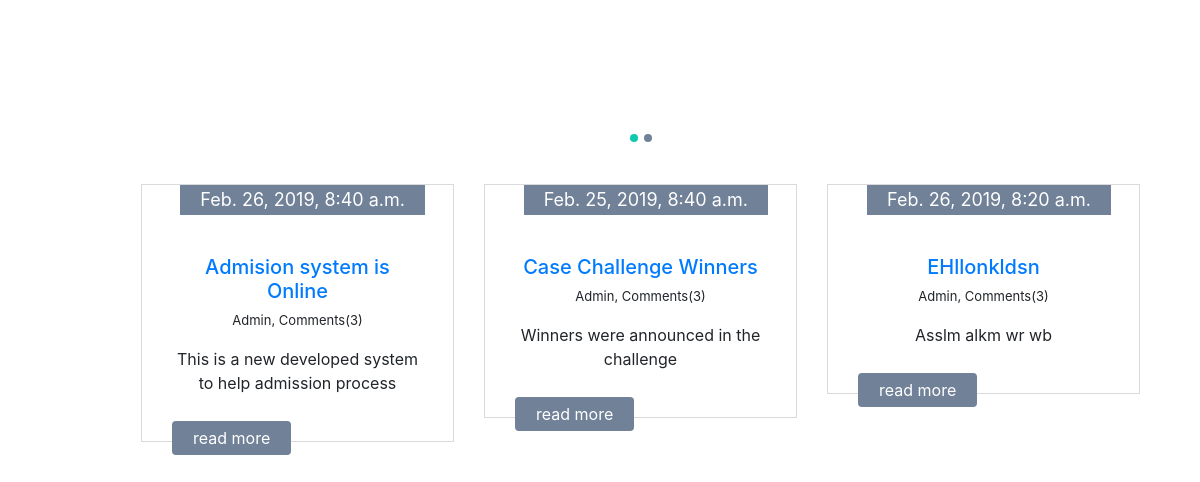
Page /news/ on the committed database.
### news/models.py (models this page shows, shortened)
class news(models.Model):
    title=models.CharField(max_length=50,null=True)
    details=models.TextField(max_length=500,null=True)
    occurenceDate=models.DateTimeField(max_length=50,null=True)
    image = models.FileField(max_length=200,null=True)

### alumnee/views.py (the view)
# urls.py: url(r'^news/$', views.newsview, name='news'),
def newsview(request):
        all_news = news.objects.all()
        template = loader.get_template('newspage/newsmanifest - new.html')
        context = { 'all_news' : all_news, }
        return HttpResponse(template.render(context, request))

### news/templates/newspage/newsmanifest - new.html (shortened to what this page needs)
<!DOCTYPE html>
<html>
<head>
      <link href="http://maxcdn.bootstrapcdn.com/bootstrap/4.1.1/css/bootstrap.min.css" rel="stylesheet" id="bootstrap-css">
  {% load staticfiles %}
      <link href="styles.css" rel="stylesheet" type="text/css">
      <link href="{% static 'newspage/styles.css' %}" rel="stylesheet">
</head>
<body>
    <div class="container cta-100 ">
        <div class="container">
          <div class="row blog">
            <div class="col-md-12">
              <div id="blogCarousel" class="carousel slide container-blog" data-ride="carousel">
                <ol class="carousel-indicators">
                  <li data-target="#blogCarousel" data-slide-to="0" class="active"></li>
                  <li data-target="#blogCarousel" data-slide-to="1"></li>
                </ol>
                <div class="carousel-inner">
                  <div class="carousel-item active">
                    <div class="row">
                    {% for news in all_news %}
                      <div class="col-md-4" >
                        <div class="item-box-blog">
                          <div class="item-box-blog-image">
                            <div class="item-box-blog-date bg-blue-ui white"> <span class="mon">{{news.occurenceDate}}</span> </div>
                            <figure> <img alt="" src="https://cdn.pixabay.com/photo/2017/02/08/14/25/computer-2048983_960_720.jpg"> </figure>
                          </div>
                          <div class="item-box-blog-body">
                            <div class="item-box-blog-heading">
                              <a href="#" tabindex="0">
                                <h5>{{news.title}}</h5>
                              </a>
                            </div>
                            <div class="item-box-blog-data" style="padding: px 15px;">
                              <p> Admin,  Comments(3)</p>
                            </div>
                            <div class="item-box-blog-text">
                              <p>{{news.details}}</p>
                            </div>
                            <div class="mt"> <a href="#" tabindex="0" class="btn bg-blue-ui white read">read more</a> </div>
                          </div>
                        </div>
                      </div>
                      {% endfor%}
                      </div>
                  </div>
                </div>
              </div>
            </div>
          </div>
        </div>
      </div>
</body>
</html>

### news/static/newspage/styles.css (style rules this page uses)
.cta-100 { margin-top: 100px; padding-left: 8%; padding-top: 7%; }
.col-md-4 { padding-bottom:20px; }
.white { color: #fff !important; }
.mt { float: left;margin-top: -20px;padding-top: 20px; }
.bg-blue-ui { background-color: #708198 !important; }
#blogCarousel { padding-bottom: 100px; }
.blog .carousel-indicators { left: 0; top: -50px; height: 50%; }
.blog .carousel-indicators li { background: #708198; border-radius: 50%; width: 8px; height: 8px; }
.blog .carousel-indicators .active { background: #0fc9af; }
.item-box-blog { border: 1px solid #dadada; text-align: center; z-index: 4; padding: 20px; }
.item-box-blog-image { position: relative; }
.item-box-blog-date { position: absolute; z-index: 5; padding: 4px 20px; top: -20px; right: 8px; background-color: #41cb52; }
.item-box-blog-date span { color: #fff; display: block; text-align: center; line-height: 1.2; }
.item-box-blog-date span.mon { font-size: 18px; }
.item-box-blog-body { padding: 10px; }
.item-box-blog-heading a { text-decoration: none; }
.item-box-blog-data p { font-size: 13px; }
.item-box-blog-text { max-height: 100px; overflow: hidden; }
.btn.bg-blue-ui.white.read { cursor: pointer; padding: 4px 20px; float: left; margin-top: 10px; }

### rows in the picture
news: occurenceDate "Feb. 26, 2019, 8:40 a.m.", title "Admision system is Online", details "This is a new developed system to help admission process"
news: occurenceDate "Feb. 25, 2019, 8:40 a.m.", title "Case Challenge Winners", details "Winners were announced in the challenge"
news: occurenceDate "Feb. 26, 2019, 8:20 a.m.", title "EHllonkldsn", details "Asslm alkm wr wb"
